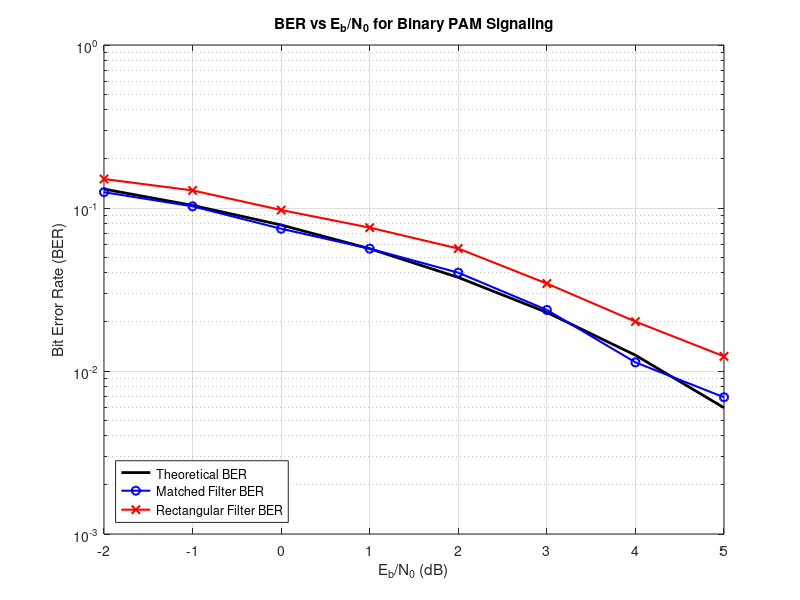

Source code (MATLAB):


%% 1. Initialization and Signal Generation
N = 10000;                  
samples_per_sym = 5;        

bits = randi([0 1], 1, N);
symbols = 2 * bits - 1;

impulses = upsample(symbols, samples_per_sym);
p = [5 4 3 2 1] / sqrt(55);
y = conv(impulses, p);
y = y(1 : N*samples_per_sym); 

%% 2. Define Receiver Filters
h_mf = fliplr(p);

h_rect = ones(1, samples_per_sym) / sqrt(samples_per_sym);

%% 3. Noise Analysis Setup

Eb = 1; 

EbN0_dB = -2:1:5;

BER_mf = zeros(size(EbN0_dB));
BER_rect = zeros(size(EbN0_dB));
BER_th = zeros(size(EbN0_dB));

%% 4. Monte Carlo Simulation Loop
for k = 1:length(EbN0_dB)
    
    % Convert Eb/N0 from dB to linear scale
    EbN0_lin = 10^(EbN0_dB(k) / 10);
    
    % Calculate N0 based on the linear Eb/N0 ratio
    N0 = Eb / EbN0_lin;
    
    % c- Scale the noise sequence to have variance = N0/2
    noise_variance = N0 / 2;
    
    % b- Generate zero-mean AWGN and scale it
    n_noise = sqrt(noise_variance) * randn(1, length(y));

    v = y + n_noise;
    
    out_mf = conv(v, h_mf);
    out_rect = conv(v, h_rect);
    
    % Sample the output at the optimum instants
    sampling_instants = samples_per_sym : samples_per_sym : (N * samples_per_sym);
    sampled_mf = out_mf(sampling_instants);
    sampled_rect = out_rect(sampling_instants);
    

    detected_bits_mf = (sampled_mf > 0);
    detected_bits_rect = (sampled_rect > 0);
    
    % Calculate the probability of error (BER) for this Eb/N0 step
    BER_mf(k) = sum(detected_bits_mf ~= bits) / N;
    BER_rect(k) = sum(detected_bits_rect ~= bits) / N;
    
    % Theoretical BER
    BER_th(k) = 0.5 * erfc(sqrt(EbN0_lin));
end

%% 5. Plotting Requirement 2
figure('Name', 'Requirement 2: BER Performance', 'NumberTitle', 'off');

semilogy(EbN0_dB, BER_th, 'k-', 'LineWidth', 2);
hold on;
semilogy(EbN0_dB, BER_mf, 'bo-', 'LineWidth', 1.5, 'MarkerSize', 6);
semilogy(EbN0_dB, BER_rect, 'rx-', 'LineWidth', 1.5, 'MarkerSize', 6);

title('BER vs E_b/N_0 for Binary PAM Signaling');
xlabel('E_b/N_0 (dB)');
ylabel('Bit Error Rate (BER)');
grid on;
legend('Theoretical BER', 'Matched Filter BER', 'Rectangular Filter BER', 'Location', 'SouthWest');
